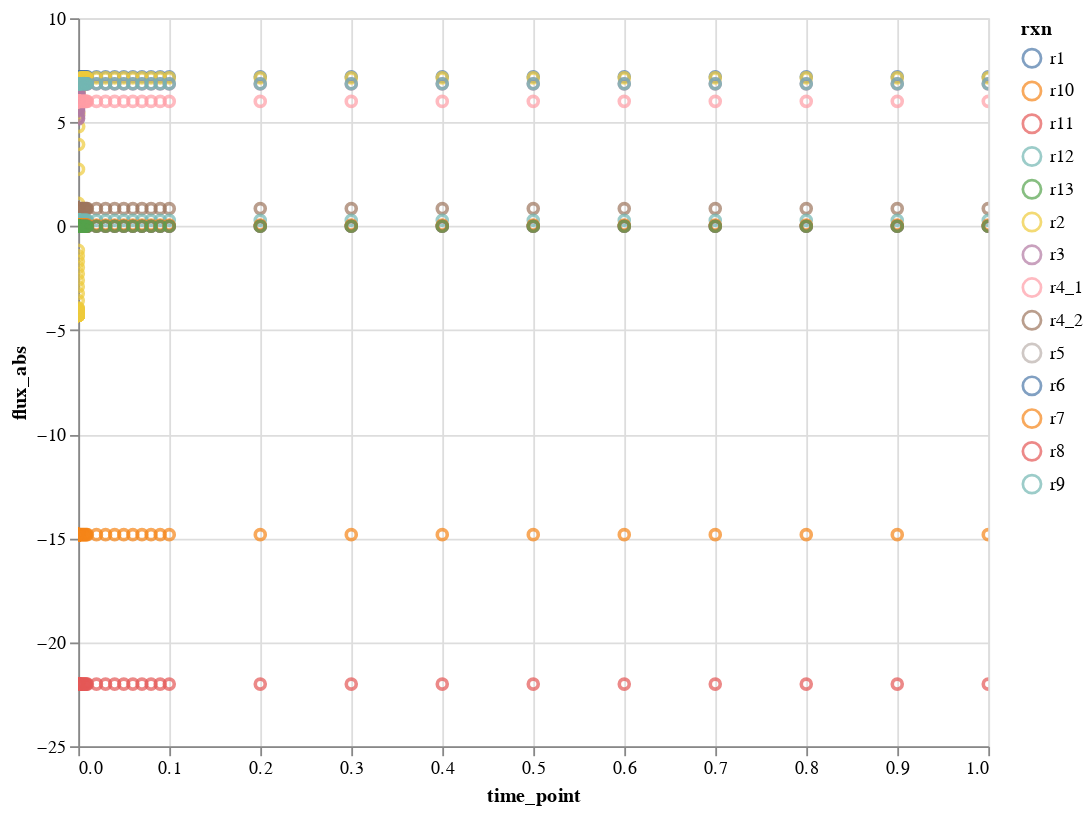

The cell this chart's notebook holds for it:
### Code cell
plot_model_interactive(flux, flux_interp, model_i=2, quant_type='flux_abs',
                       selected_data=rxn_names, x_scale='linear',
                       y_scale='linear', x_lim=[0,1], y_lim=None)

### Figure 1 — Vega-Lite specification as saved in the notebook (floating-point values rounded to 4 significant figures; data arrays with more than 128 entries replaced by an {"elided": "..."} marker saying what was removed)
{"config": {"view": {"continuousWidth": 400, "continuousHeight": 300}}, "data": {"name": "data-1d476026f38865a2259226b113ead358"}, "mark": "point", "encoding": {"color": {"type": "nominal", "field": "rxn"}, "tooltip": [{"type": "nominal", "field": "rxn"}, {"type": "quantitative", "field": "flux_abs"}], "x": {"type": "quantitative", "field": "time_point", "scale": {"domain": [0, 1], "type": "linear"}}, "y": {"type": "quantitative", "field": "flux_abs", "scale": {"type": "linear"}}}, "height": 400, "selection": {"selector002": {"type": "interval", "bind": "scales", "encodings": ["x", "y"]}}, "width": 500, "$schema": "https://vega.github.io/schema/vega-lite/v4.8.1.json", "datasets": {"data-1d476026f38865a2259226b113ead358": {"elided": "1162 records"}}}
